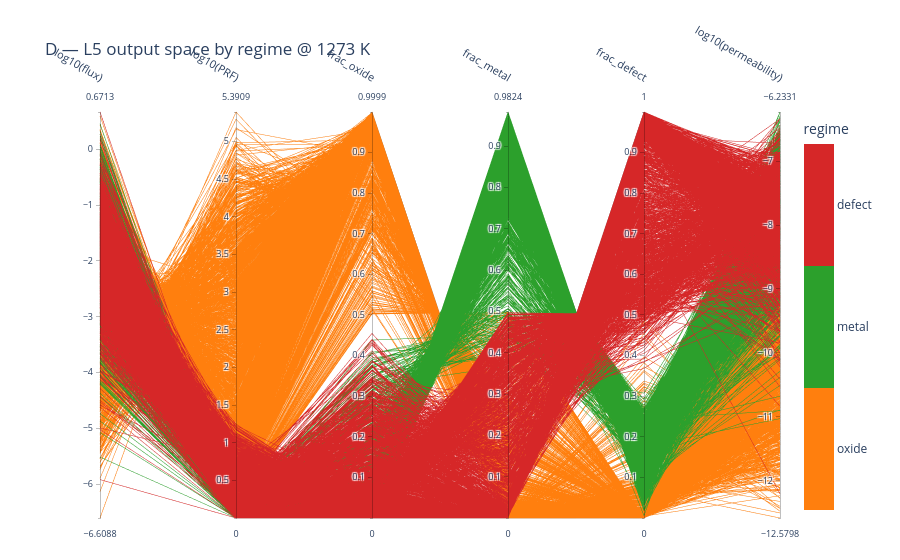

Notebook cell for this chart:
### Markdown cell above
## D — output space coloured by regime

Axes = the model outputs; colour = regime. Shows how the regimes separate in *output* space —
e.g. the oxide regime reaching PRF ~30 while metal sits at ~1.0 (no barrier), and `frac_defect`
climbing toward 1 in the defect cluster.

### Code cell
dimsD = ['flux', 'PRF', 'frac_oxide', 'frac_metal', 'frac_defect', 'permeability']
figD = parallel_coordinates_samples(
    master_T, dimsD, color_by='regime', log_dims=logsub(dimsD),
    title=f'D — L5 output space by regime @ {T_SHOW} K',
    save_html=os.path.join(FIG_DIR, 'pcp_D_outputs.html'))
figD

### Figure 1 — Plotly figure (JSON) as saved in the notebook; plotly's stock layout.template omitted (floating-point values rounded to 4 significant figures; data arrays with more than 128 entries replaced by an {"elided": "..."} marker saying what was removed)
{"data": [{"dimensions": [{"label": "log10(flux)", "values": {"elided": "5155 float values"}}, {"label": "log10(PRF)", "values": {"elided": "5155 float values"}}, {"label": "frac_oxide", "values": {"elided": "5155 float values"}}, {"label": "frac_metal", "values": {"elided": "5155 float values"}}, {"label": "frac_defect", "values": {"elided": "5155 float values"}}, {"label": "log10(permeability)", "values": {"elided": "5155 float values"}}], "labelangle": 30, "labelfont": {"size": 11}, "labelside": "top", "line": {"cmax": 2.5, "cmin": -0.5, "color": {"elided": "5155 float values"}, "colorbar": {"ticktext": ["oxide", "metal", "defect"], "tickvals": [0, 1, 2], "title": {"text": "regime"}}, "colorscale": [[0, "#ff7f0e"], [0.3333, "#ff7f0e"], [0.3333, "#2ca02c"], [0.6667, "#2ca02c"], [0.6667, "#d62728"], [1, "#d62728"]], "showscale": true}, "rangefont": {"size": 9}, "tickfont": {"size": 9}, "type": "parcoords"}], "layout": {"font": {"size": 12}, "margin": {"b": 40, "l": 100, "r": 120, "t": 110}, "title": {"text": "D — L5 output space by regime @ 1273 K"}}}
